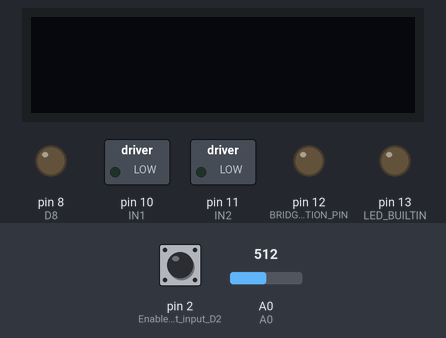
Recording of a sketch running on a simulated Arduino Uno, built with avr-gcc and run on an emulated ATmega328P. Parts: 128×32 one-colour display, switched loads named in the sketch (green lamp = pin HIGH), output pins drawn as LEDs (lit = HIGH). The inputs (shaded band) are chosen by the test bench; at power-on: pin 2 (Enable_interrupt_input_D2) HIGH, A0 = 512. Sleep ends after the set time or at an interrupt; pins used as bus, display or sensor lines are not drawn.

Above: at 5.0 s.
5.1 s: pin 2 (Enable_interrupt_input_D2) pulled LOW for 0.15 s
At 5.6 s:
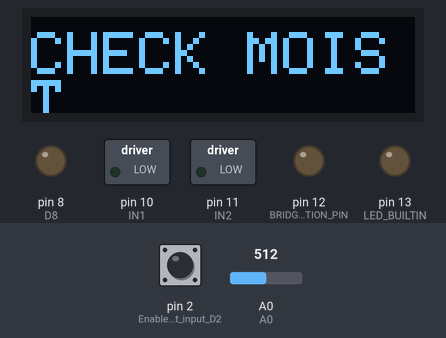
8.2 s: pin 2 (Enable_interrupt_input_D2) pulsed LOW 2 times (0.12 s each, 0.3 s apart)
11.8 s: pin 2 (Enable_interrupt_input_D2) pulled LOW for 1 s
At 14.7 s:
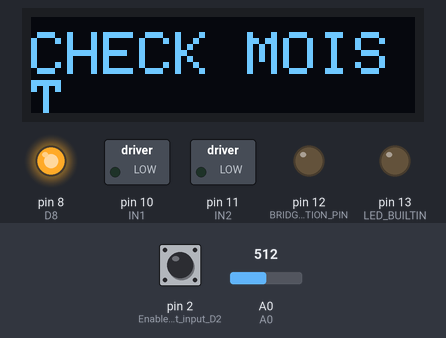
15.8 s: pin 2 (Enable_interrupt_input_D2) pulled LOW for 3.2 s
At 19.4 s:
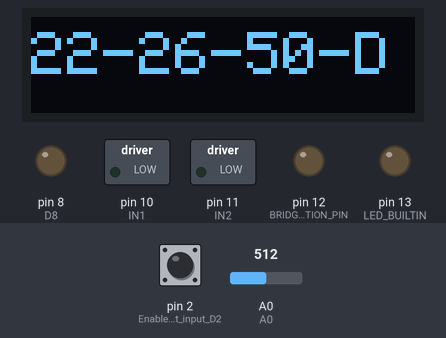
Timing chart, 0 to 20.9 s (numbered marks = the images above; inputs shaded):
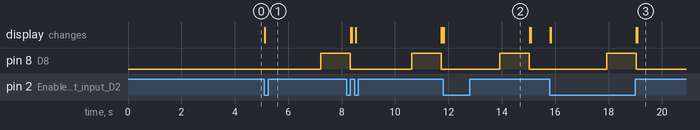

Measured:
- after the input at 5.1 s, pin 8 (D8): LOW → HIGH after 2.1 s; the display: changes at once (image 1)
- after the input at 11.8 s, pin 8 (D8): LOW → HIGH after 2.1 s, → LOW 1.1 s later; the display: changes at once (image 2)
- after the input at 15.8 s, pin 8 (D8): LOW → HIGH after 2.1 s, → LOW 1.1 s later; the display: first changes at once (image 3 shows a later state)

The sketch:

waterPlant_extInterrupt.ino
```cpp
/**
 *
 * Version 1.0 del proyecto para automatizar el riego de una planta.
 *
 * Actualmente se basa en las siguentes particularidades:
 *
 * 1. CIRCUITO DEL SENSOR DE HUMEDAD
 * Como sensor de humedad utiliza dos barras metálicas de unos 200mm de largo y separadas 10mm. Practicamente se comporta como un elemento curra resistencia
 * varia en funcion de la huemdad del suelo. Habría que determinar si esta variación es lineal pero de moemnto ya nos vale.
 * Este sensor se coloca en serie con una R de 1K formando un divisor resistivo.
 * Los extremos de este divisor resistivo se conectan cada uno a un pin digital del arduino (D7 y D8) para su polarización bipolar (circulación de corrient en ambos sentidos)
 * y así evitar la electrólisis cada vez que se procede a la medida de voltaje la toma media.
 * La toma media de este sensor se conecta a la entrada analogica del arduino, la A0, para la lectura de la tensión en el punto medio. Esta tension será indicativo de la humedad
 * del suelo de la planta.
 *
 * 2. CIRCUITO DE ALIMENTACIÓN Y CONTRO DEL RIEGO
 * Utilizamos una bomba periestaltica cuyo eje se acciona mediante un motor CC de 6V alimentado a través de un puente en H con una pila de 9V.
 *
 * 3. ALIMENTACION DEL ARDUINO
 * Por lo pronto la alimentacion del arduino es via usb
 *
 * 4. ASPECTOS A MEJORAR EN LAS PROXIMAS VERSIONES
 *
 * 		4.1 Uso de timer, interrupciones y rutinas para la automatizacion de la medida de la humedad del suelo y el riego
 * 		4.2 Añadir un display para que, cuando apretemos un boton nos muestre la lectura actual de la humedad del suelo y los diferentes parametros del control
 * 		los valores de min y max.
 * 		4.3 Añadir la opcion de modificar los parametros de control de manera externa mediante un teclado.
 *
 * Este sensor se pincha en la tierra hasta la mitad aprox.
 */


#include <SPI.h>
#include <Wire.h>
#include <Adafruit_GFX.h>
#include <Adafruit_SSD1306.h>
#include <avr/sleep.h>


#define SCREEN_WIDTH 128 // OLED display width, in pixels
#define SCREEN_HEIGHT 32 // OLED display height, in pixels

// Declaration for an SSD1306 display connected to I2C (SDA, SCL pins)
// The pins for I2C are defined by the Wire-library.
// On an arduino UNO:       A4(SDA), A5(SCL)
// On an arduino MEGA 2560: 20(SDA), 21(SCL)
// On an arduino LEONARDO:   2(SDA),  3(SCL), ...
#define OLED_RESET     4 // Reset pin # (or -1 if sharing Arduino reset pin)
#define SCREEN_ADDRESS 0x3C ///< See datasheet for Address; 0x3D for 128x64, 0x3C for 128x32
Adafruit_SSD1306 display(SCREEN_WIDTH, SCREEN_HEIGHT, &Wire, OLED_RESET);


//Pines para el control de puente en H, pines D10, D11 y D12
#define IN1 10
#define IN2 11
#define BRIDGE_ACTIVATION_PIN 12

//Pines utilizados para el sensor de humedad
#define D7 7
#define D8 8
#define A0 14

//Variables de control de los niveles de humedad
double 	moistureThresholdMin 			= 22.0; //60.0
double 	moistureThresholdMax 			= 26.0; //75.0
double 	brokenMoistureSensor_Threshold = 0.0;	//3.0. Cuando la humedad medida está por debajo de este valor se considera que algo ha ocurrido con el sensor.
		 	 	 	 	 	 	 	 	 		// Por ejemplo el sensor puede estar desconectado o roto el cable. Un valor tan bajo siempre indica una corriente
												// muy baja por el divisor de tension que forman la R=1k y el sensor de humedad del suelo.

//Variables para la medidad de la humedad
double 			lastMoistureMeasure;

//Variables para el control del riego de la planta
bool 			enableWatering		= false;
unsigned long 	wateringTime_ms 	= 5000; //10000


//valores de la regresion lineal de la funcion que relaciona la lectura del arduino (x = digital) con el porcentaje de humedad del suelo (y)
//Cuando el sustrato se encuentra practicamente seco, el valor que lee el arduino en el divisor de tension es 1024.
//Cuando el sensor se introduce en agua el valor que lee el arduino es 0.
float b = 100.0;
float m = -b/1024.0;

bool interrupt_received_flag = false;

byte adcsra_save;

void wake ()
{
	// cancel sleep as a precaution
	sleep_disable();
	// precautionary while we do other stuff
	detachInterrupt (0);

	//enable various internal modules
	ADCSRA = adcsra_save;

	interrupt_received_flag = true;

}  // end of wake

void takeCareOfPlant()
{
	sendMessageToDisplay("CHECK MOIST"); // @suppress("Invalid arguments")
	lastMoistureMeasure = checkMoisture(D7, D8, A0); // @suppress("Invalid arguments")


	long count = 1000000;
	long i = 0;

	//sendMessageToDisplay(String(lastMoistureMeasure));
	//myDelay(2000);

	if (isSoilMoistureSensorBroken(lastMoistureMeasure)) // @suppress("Invalid arguments")
	{
		sendMessageToDisplay("BROKEN SENSOR!!"); // @suppress("Invalid arguments")
	}
	else
	{
		sendMoistureParametersToDisplay(moistureThresholdMin, moistureThresholdMax, lastMoistureMeasure); // @suppress("Invalid arguments")
		if (lastMoistureMeasure<moistureThresholdMin) enableWatering = true;
		if (lastMoistureMeasure>=moistureThresholdMax) enableWatering = false;
		if (
				(lastMoistureMeasure>moistureThresholdMin && lastMoistureMeasure<moistureThresholdMax && enableWatering)
				|| lastMoistureMeasure<moistureThresholdMin
			)
		{
			//("Moisture value is under the minimum = " + String(moistureThresholdMin));
			waterPlant(IN1,IN2,wateringTime_ms); // @suppress("Invalid arguments")
		}
		sendMoistureParametersToDisplay(moistureThresholdMin, moistureThresholdMax, lastMoistureMeasure); // @suppress("Invalid arguments")
	}
}

void setupInSleepingModeAndListenInterrupts()
{
	//Configure again for interrupts
	// disable various modules but first save the registers
	adcsra_save = ADCSRA; 	//adc
	//prr_save = PRR;			//power reduction register

	ADCSRA = 0;	//turn off adc

	set_sleep_mode (SLEEP_MODE_PWR_DOWN);
	sleep_enable();

	// Do not interrupt before we go to sleep, or the
	// ISR will detach interrupts and we won't wake.
	noInterrupts ();

	// will be called when pin D2 goes low
	attachInterrupt (0, wake, FALLING); // @suppress("Invalid arguments")
	EIFR = bit (INTF0);  // clear flag for interrupt 0

	// turn off brown-out enable in software (for power saving purposes only)
	// BODS must be set to one and BODSE must be set to zero within four clock cycles
	MCUCR = bit (BODS) | bit (BODSE);
	// The BODS bit is automatically cleared after three clock cycles
	MCUCR = bit (BODS);

	// We are guaranteed that the sleep_cpu call will be done
	// as the processor executes the next instruction after
	// interrupts are turned on.
	interrupts ();  // one cycle
	sleep_cpu ();   // one cycle
}

//The setup function is called once at startup of the sketch
void setup()
{

	Serial.begin(9600);

	// SSD1306_SWITCHCAPVCC = generate display voltage from 3.3V internally
	if(!display.begin(SSD1306_SWITCHCAPVCC, SCREEN_ADDRESS)) {
		//(F("SSD1306 allocation failed"));
		for(;;); // Don't proceed, loop forever
	}

	// Add your initialization code here

	pinMode(LED_BUILTIN, OUTPUT);

	pinMode(2,INPUT);  // Enable interrupt input D2 as input

	//Definimos como modo salida los pines IN1 y IN2 (digitales) que servirán para controlar la salida 1 del doble puente en H que es el L298N
	pinMode(IN1, OUTPUT);
	pinMode(IN2, OUTPUT);

	//Definimos como modo salida los pines D7 y D8 (digitales) que servirán para polarizar el sensor de humedad del suelo (moisture sensor)
	pinMode(D7, OUTPUT);
	pinMode(D8, OUTPUT);


	//Definimos como modo salida el pin BRIDGE_ACTIVATION_PIN = 4 que serirá para alimentar la lógica del puente en H.
	pinMode(BRIDGE_ACTIVATION_PIN, OUTPUT);


	//Definimos como modo entrada el pin A0 (Analogico)
	pinMode(A0, INPUT);

	//Initializing outputs
	digitalWrite(LED_BUILTIN, LOW);
	digitalWrite(IN1, LOW);
	digitalWrite(IN2, LOW);
	digitalWrite(D7, LOW);
	digitalWrite(D8, LOW);
	digitalWrite(BRIDGE_ACTIVATION_PIN, LOW);

	setupInSleepingModeAndListenInterrupts(); // @suppress("Invalid arguments")

}

// The loop function is called in an endless loop
void loop()
{
	if (interrupt_received_flag)
	{
		takeCareOfPlant();
		interrupt_received_flag = false;
		setupInSleepingModeAndListenInterrupts(); // @suppress("Invalid arguments")
	}
}


//****************************************
//FIN CONFIGURACION TIMER E INTERRUPCIONES
//****************************************


bool isSoilMoistureSensorBroken(double moistureMeasure)
{
	bool BrokenMoistureSensor = false;

	if (lastMoistureMeasure<brokenMoistureSensor_Threshold)
	{
		//No conduce corriente o esta es muy baja. Posible rotura del sensor o del cable o fallo en la conexion con el Arduino
		//("OJO!!!! POSIBLE ROTURA DEL CABLE DEL SENSOR O FALLO EN LA CONEXION CON EL ARDUINO.");
		BrokenMoistureSensor = true;
	}

	return BrokenMoistureSensor;
}

double checkMoisture(int positivePin, int negativePin, int channelLecture)
{

	//("Checking plant moisture value....");

	unsigned int  a0_lecture = readMoistureSensor(D7, D8, A0); // @suppress("Invalid arguments")

	//("Plant Moisture Lecture = " + String(a0_lecture));

	double moistureLecture = (m * a0_lecture) + b;

	//("Plant Moisture in percent = " + String(moistureLecture));

	return moistureLecture;
}

unsigned int readMoistureSensor(int positivePin, int negativePin, int channelLecture)
{
	unsigned int humidityLecture;

	delay(1000);

	digitalWrite(positivePin, HIGH);
	digitalWrite(negativePin, LOW);

	delay(1000);

	humidityLecture = analogRead(channelLecture); //devuelve un valor entre 0 y 1024 propio de un adc de 10 bits

	delay(100);

	digitalWrite(positivePin, LOW);
	digitalWrite(negativePin, HIGH);

	delay(1100);

	digitalWrite(D7, LOW);
	digitalWrite(D8, LOW);

	return humidityLecture;
}

void waterPlant(int controlPin1, int controlPin2, unsigned long wateringTime_ms)
{
	//("Proceding to water the plant....");
	sendMessageToDisplay("WATERING");

	digitalWrite(BRIDGE_ACTIVATION_PIN, HIGH); //Activación de la lógica de control del puente en H

	delay(200);

	digitalWrite (controlPin1, HIGH);
	digitalWrite (controlPin2, LOW);

	delay(wateringTime_ms);

	digitalWrite (controlPin1, LOW);
	digitalWrite (controlPin2, LOW);

	digitalWrite(BRIDGE_ACTIVATION_PIN, LOW); //Desactivación de la lógica de control del puente en H

}


void sendMoistureParametersToDisplay(double min, double max, double lastMoistureMeasure)
{
	// Clear the buffer
	display.clearDisplay();
	display.display();

	// Set color of the text
	display.setTextColor(SSD1306_WHITE);
	// Set position of cursor
	display.setCursor(0, 5);
	// Set text size multiplier (x1 standard size)
	display.setTextSize(2);
	// print text like Serial

	String signal = "U";
	if (!enableWatering) signal = "D";

	String text = String(min,0) +"-"+ String(max,0) +"-"+ String(lastMoistureMeasure,0) + "-" +signal;
	display.print(text);

	display.display();
}

void sendMessageToDisplay(String message)
{
	// Clear the buffer
	display.clearDisplay();
	display.display();

	// Set color of the text
	display.setTextColor(SSD1306_WHITE);
	// Set position of cursor
	display.setCursor(0, 5);
	// Set text size multiplier (x1 standard size)
	display.setTextSize(2);
	// print text like Serial
	display.print(message);

	display.display();
}

void myDelay(unsigned long delayInMillis)
{
	unsigned long actualTime = millis();
	unsigned long deadTime = actualTime + delayInMillis;


	while (actualTime<deadTime)
	{
		actualTime = millis();
	}
}
```
